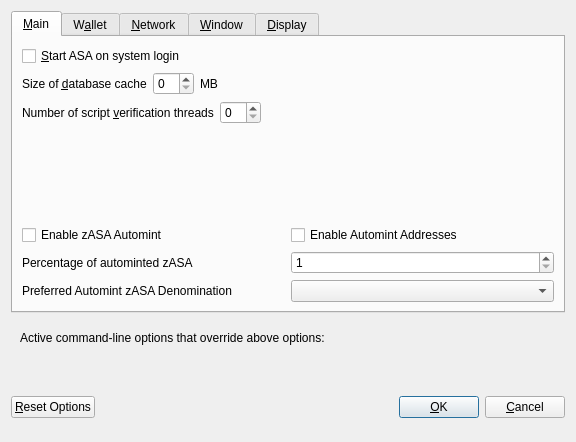
<?xml version="1.0" encoding="UTF-8"?>
<ui version="4.0">
 <class>OptionsDialog</class>
 <widget class="QDialog" name="OptionsDialog">
  <property name="geometry">
   <rect>
    <x>0</x>
    <y>0</y>
    <width>576</width>
    <height>442</height>
   </rect>
  </property>
  <property name="windowTitle">
   <string>Options</string>
  </property>
  <property name="modal">
   <bool>true</bool>
  </property>
  <layout class="QVBoxLayout" name="verticalLayout">
   <item>
    <widget class="QTabWidget" name="tabWidget">
     <property name="currentIndex">
      <number>0</number>
     </property>
     <widget class="QWidget" name="tabMain">
      <attribute name="title">
       <string>&amp;Main</string>
      </attribute>
      <layout class="QVBoxLayout" name="verticalLayout_Main">
       <item>
        <widget class="QCheckBox" name="bitcoinAtStartup">
         <property name="toolTip">
          <string>Automatically start ASA after logging in to the system.</string>
         </property>
         <property name="text">
          <string>&amp;Start ASA on system login</string>
         </property>
        </widget>
       </item>
       <item>
        <layout class="QHBoxLayout" name="horizontalLayout_2_Main">
         <item>
          <widget class="QLabel" name="databaseCacheLabel">
           <property name="text">
            <string>Size of &amp;database cache</string>
           </property>
           <property name="textFormat">
            <enum>Qt::PlainText</enum>
           </property>
           <property name="buddy">
            <cstring>databaseCache</cstring>
           </property>
          </widget>
         </item>
         <item>
          <widget class="QSpinBox" name="databaseCache"/>
         </item>
         <item>
          <widget class="QLabel" name="databaseCacheUnitLabel">
           <property name="text">
            <string>MB</string>
           </property>
           <property name="textFormat">
            <enum>Qt::PlainText</enum>
           </property>
          </widget>
         </item>
         <item>
          <spacer name="horizontalSpacer_2_Main">
           <property name="orientation">
            <enum>Qt::Horizontal</enum>
           </property>
           <property name="sizeHint" stdset="0">
            <size>
             <width>40</width>
             <height>20</height>
            </size>
           </property>
          </spacer>
         </item>
        </layout>
       </item>
       <item>
        <layout class="QHBoxLayout" name="horizontalLayout_3_Main">
         <item>
          <widget class="QLabel" name="threadsScriptVerifLabel">
           <property name="text">
            <string>Number of script &amp;verification threads</string>
           </property>
           <property name="textFormat">
            <enum>Qt::PlainText</enum>
           </property>
           <property name="buddy">
            <cstring>threadsScriptVerif</cstring>
           </property>
          </widget>
         </item>
         <item>
          <widget class="QSpinBox" name="threadsScriptVerif">
           <property name="toolTip">
            <string>(0 = auto, &lt;0 = leave that many cores free)</string>
           </property>
          </widget>
         </item>
         <item>
          <spacer name="horizontalSpacer_3_Main">
           <property name="orientation">
            <enum>Qt::Horizontal</enum>
           </property>
           <property name="sizeHint" stdset="0">
            <size>
             <width>40</width>
             <height>20</height>
            </size>
           </property>
          </spacer>
         </item>
        </layout>
       </item>
       <item>
        <spacer name="verticalSpacer_2">
         <property name="orientation">
          <enum>Qt::Vertical</enum>
         </property>
         <property name="sizeHint" stdset="0">
          <size>
           <width>20</width>
           <height>40</height>
          </size>
         </property>
        </spacer>
       </item>
       <item>
        <widget class="QWidget" name="verticalZbibOptionsWidget" native="true">
         <layout class="QVBoxLayout" name="verticalZbibOptionsLayout">
          <property name="margin">
           <number>0</number>
          </property>
          <item>
           <layout class="QHBoxLayout" name="horizontalAutomintingLayout">
            <item>
             <widget class="QCheckBox" name="checkBoxZeromintEnable">
              <property name="toolTip">
               <string>Enable automatic minting of ASA units to zASA</string>
              </property>
              <property name="layoutDirection">
               <enum>Qt::LeftToRight</enum>
              </property>
              <property name="text">
               <string>Enable zASA Automint</string>
              </property>
             </widget>
            </item>
            <item>
             <widget class="QCheckBox" name="checkBoxZeromintAddresses">
              <property name="toolTip">
               <string>Enable automatic zASA minting from specific addresses</string>
              </property>
              <property name="layoutDirection">
               <enum>Qt::LeftToRight</enum>
              </property>
              <property name="text">
               <string>Enable Automint Addresses</string>
              </property>
             </widget>
            </item>
           </layout>
          </item>
          <item>
           <layout class="QHBoxLayout" name="horizontalZmintPercentageLayout">
            <item>
             <widget class="QLabel" name="percentage_label">
              <property name="toolTip">
               <string>Percentage of incoming ASA which get automatically converted to zASA via Zerocoin Protocol (min: 10%)</string>
              </property>
              <property name="text">
               <string>Percentage of autominted zASA</string>
              </property>
             </widget>
            </item>
            <item>
             <widget class="QSpinBox" name="zeromintPercentage">
              <property name="minimum">
               <number>1</number>
              </property>
              <property name="maximum">
               <number>100</number>
              </property>
             </widget>
            </item>
           </layout>
          </item>
          <item>
           <layout class="QHBoxLayout" name="horizontalLayout" stretch="0,0">
            <property name="sizeConstraint">
             <enum>QLayout::SetFixedSize</enum>
            </property>
            <item>
             <widget class="QLabel" name="labelPreferredDenom">
              <property name="maximumSize">
               <size>
                <width>16777215</width>
                <height>16777215</height>
               </size>
              </property>
              <property name="toolTip">
               <string>Wait with automatic conversion to Zerocoin until enough ASA for this denomination is available</string>
              </property>
              <property name="text">
               <string>Preferred Automint zASA Denomination</string>
              </property>
             </widget>
            </item>
            <item>
             <widget class="QComboBox" name="preferredDenom">
              <property name="maximumSize">
               <size>
                <width>16777215</width>
                <height>27</height>
               </size>
              </property>
              <property name="toolTip">
               <string>Wait with automatic conversion to Zerocoin until enough ASA for this denomination is available</string>
              </property>
              <property name="maxVisibleItems">
               <number>9</number>
              </property>
              <property name="maxCount">
               <number>9</number>
              </property>
             </widget>
            </item>
           </layout>
          </item>
         </layout>
        </widget>
       </item>
      </layout>
     </widget>
     <widget class="QWidget" name="tabWallet">
      <attribute name="title">
       <string>W&amp;allet</string>
      </attribute>
      <layout class="QVBoxLayout" name="verticalLayout_Wallet">
       <item>
        <layout class="QHBoxLayout" name="horizontalLayout_2_Wallet">
         <item>
          <widget class="QLabel" name="labelStakeSplitThresholdText">
           <property name="text">
            <string>Stake split threshold:</string>
           </property>
          </widget>
         </item>
         <item>
          <widget class="QSpinBox" name="spinBoxStakeSplitThreshold">
           <property name="minimum">
            <number>1</number>
           </property>
           <property name="maximum">
            <number>999999</number>
           </property>
          </widget>
         </item>
        </layout>
       </item>
       <item>
        <widget class="QGroupBox" name="groupBox">
         <property name="title">
          <string>Expert</string>
         </property>
         <layout class="QVBoxLayout" name="verticalLayout_2">
          <item>
           <widget class="QCheckBox" name="coinControlFeatures">
            <property name="toolTip">
             <string>Whether to show coin control features or not.</string>
            </property>
            <property name="text">
             <string>Enable coin &amp;control features</string>
            </property>
           </widget>
          </item>
          <item>
           <widget class="QCheckBox" name="showMasternodesTab">
            <property name="toolTip">
             <string>Show additional tab listing all your masternodes in first sub-tab&lt;br/&gt;and all masternodes on the network in second sub-tab.</string>
            </property>
            <property name="text">
             <string>Show Masternodes Tab</string>
            </property>
           </widget>
          </item>
          <item>
           <widget class="QCheckBox" name="spendZeroConfChange">
            <property name="toolTip">
             <string>If you disable the spending of unconfirmed change, the change from a transaction&lt;br/&gt;cannot be used until that transaction has at least one confirmation.&lt;br/&gt;This also affects how your balance is computed.</string>
            </property>
            <property name="text">
             <string>&amp;Spend unconfirmed change</string>
            </property>
           </widget>
          </item>
         </layout>
        </widget>
       </item>
       <item>
        <spacer name="verticalSpacer_Wallet">
         <property name="orientation">
          <enum>Qt::Vertical</enum>
         </property>
         <property name="sizeHint" stdset="0">
          <size>
           <width>20</width>
           <height>40</height>
          </size>
         </property>
        </spacer>
       </item>
      </layout>
     </widget>
     <widget class="QWidget" name="tabNetwork">
      <attribute name="title">
       <string>&amp;Network</string>
      </attribute>
      <layout class="QVBoxLayout" name="verticalLayout_Network">
       <item>
        <widget class="QCheckBox" name="mapPortUpnp">
         <property name="toolTip">
          <string>Automatically open the ASA client port on the router. This only works when your router supports UPnP and it is enabled.</string>
         </property>
         <property name="text">
          <string>Map port using &amp;UPnP</string>
         </property>
        </widget>
       </item>
       <item>
        <widget class="QCheckBox" name="allowIncoming">
         <property name="toolTip">
          <string>Accept connections from outside</string>
         </property>
         <property name="text">
          <string>Allow incoming connections</string>
         </property>
        </widget>
       </item>
       <item>
        <widget class="QCheckBox" name="connectSocks">
         <property name="toolTip">
          <string>Connect to the ASA network through a SOCKS5 proxy.</string>
         </property>
         <property name="text">
          <string>&amp;Connect through SOCKS5 proxy (default proxy):</string>
         </property>
        </widget>
       </item>
       <item>
        <layout class="QHBoxLayout" name="horizontalLayout_1_Network">
         <item>
          <widget class="QLabel" name="proxyIpLabel">
           <property name="text">
            <string>Proxy &amp;IP:</string>
           </property>
           <property name="textFormat">
            <enum>Qt::PlainText</enum>
           </property>
           <property name="buddy">
            <cstring>proxyIp</cstring>
           </property>
          </widget>
         </item>
         <item>
          <widget class="QValidatedLineEdit" name="proxyIp">
           <property name="minimumSize">
            <size>
             <width>140</width>
             <height>0</height>
            </size>
           </property>
           <property name="maximumSize">
            <size>
             <width>140</width>
             <height>16777215</height>
            </size>
           </property>
           <property name="toolTip">
            <string>IP address of the proxy (e.g. IPv4: 127.0.0.1 / IPv6: ::1)</string>
           </property>
          </widget>
         </item>
         <item>
          <widget class="QLabel" name="proxyPortLabel">
           <property name="text">
            <string>&amp;Port:</string>
           </property>
           <property name="textFormat">
            <enum>Qt::PlainText</enum>
           </property>
           <property name="buddy">
            <cstring>proxyPort</cstring>
           </property>
          </widget>
         </item>
         <item>
          <widget class="QLineEdit" name="proxyPort">
           <property name="minimumSize">
            <size>
             <width>55</width>
             <height>0</height>
            </size>
           </property>
           <property name="maximumSize">
            <size>
             <width>55</width>
             <height>16777215</height>
            </size>
           </property>
           <property name="toolTip">
            <string>Port of the proxy (e.g. 9050)</string>
           </property>
          </widget>
         </item>
         <item>
          <spacer name="horizontalSpacer_1_Network">
           <property name="orientation">
            <enum>Qt::Horizontal</enum>
           </property>
           <property name="sizeHint" stdset="0">
            <size>
             <width>40</width>
             <height>20</height>
            </size>
           </property>
          </spacer>
         </item>
        </layout>
       </item>
       <item>
        <spacer name="verticalSpacer_Network">
         <property name="orientation">
          <enum>Qt::Vertical</enum>
         </property>
         <property name="sizeHint" stdset="0">
          <size>
           <width>20</width>
           <height>40</height>
          </size>
         </property>
        </spacer>
       </item>
      </layout>
     </widget>
     <widget class="QWidget" name="tabWindow">
      <attribute name="title">
       <string>&amp;Window</string>
      </attribute>
      <layout class="QVBoxLayout" name="verticalLayout_Window">
       <item>
        <widget class="QCheckBox" name="minimizeToTray">
         <property name="toolTip">
          <string>Show only a tray icon after minimizing the window.</string>
         </property>
         <property name="text">
          <string>&amp;Minimize to the tray instead of the taskbar</string>
         </property>
        </widget>
       </item>
       <item>
        <widget class="QCheckBox" name="minimizeOnClose">
         <property name="toolTip">
          <string>Minimize instead of exit the application when the window is closed. When this option is enabled, the application will be closed only after selecting Quit in the menu.</string>
         </property>
         <property name="text">
          <string>M&amp;inimize on close</string>
         </property>
        </widget>
       </item>
       <item>
        <spacer name="verticalSpacer_Window">
         <property name="orientation">
          <enum>Qt::Vertical</enum>
         </property>
         <property name="sizeHint" stdset="0">
          <size>
           <width>20</width>
           <height>40</height>
          </size>
         </property>
        </spacer>
       </item>
      </layout>
     </widget>
     <widget class="QWidget" name="tabDisplay">
      <attribute name="title">
       <string>&amp;Display</string>
      </attribute>
      <layout class="QVBoxLayout" name="verticalLayout_Display">
       <item>
        <layout class="QHBoxLayout" name="horizontalLayout_1_Display">
         <item>
          <widget class="QLabel" name="langLabel">
           <property name="text">
            <string>User Interface &amp;language:</string>
           </property>
           <property name="textFormat">
            <enum>Qt::PlainText</enum>
           </property>
           <property name="buddy">
            <cstring>lang</cstring>
           </property>
          </widget>
         </item>
         <item>
          <widget class="QValueComboBox" name="lang">
           <property name="toolTip">
            <string>The user interface language can be set here. This setting will take effect after restarting ASA.</string>
           </property>
          </widget>
         </item>
        </layout>
       </item>
       <item>
        <widget class="QLabel" name="label_3">
         <property name="toolTip">
          <string notr="true"/>
         </property>
         <property name="statusTip">
          <string notr="true"/>
         </property>
         <property name="whatsThis">
          <string notr="true"/>
         </property>
         <property name="accessibleName">
          <string notr="true"/>
         </property>
         <property name="text">
          <string>Language missing or translation incomplete? Help contributing translations here:
https://discord.gg/PENeFRWvEj</string>
         </property>
         <property name="wordWrap">
          <bool>true</bool>
         </property>
         <property name="openExternalLinks">
          <bool>true</bool>
         </property>
         <property name="textInteractionFlags">
          <set>Qt::TextBrowserInteraction</set>
         </property>
        </widget>
       </item>
       <item>
        <layout class="QHBoxLayout" name="horizontalLayout_2_Display" stretch="0,0">
         <item>
          <widget class="QLabel" name="themeLabel">
           <property name="text">
            <string>User Interface Theme:</string>
           </property>
          </widget>
         </item>
         <item>
          <widget class="QValueComboBox" name="theme"/>
         </item>
        </layout>
       </item>
       <item>
        <widget class="QWidget" name="verticalZbibDisplayWidget" native="true">
         <layout class="QVBoxLayout" name="verticalZbibDisplayLayout">
          <property name="margin">
           <number>0</number>
          </property>
          <item>
           <widget class="Line" name="line">
            <property name="orientation">
             <enum>Qt::Horizontal</enum>
            </property>
           </widget>
          </item>
          <item>
           <layout class="QHBoxLayout" name="horizontalLayout_3_Display">
            <item>
             <widget class="QLabel" name="unitLabel">
              <property name="text">
               <string>Unit to show amounts in:</string>
              </property>
              <property name="textFormat">
               <enum>Qt::PlainText</enum>
              </property>
             </widget>
            </item>
            <item>
             <widget class="QValueComboBox" name="unit">
              <property name="toolTip">
               <string>Choose the default subdivision unit to show in the interface and when sending coins.</string>
              </property>
             </widget>
            </item>
           </layout>
          </item>
          <item>
           <layout class="QHBoxLayout" name="horizontalLayout_4_Display">
            <item>
             <widget class="QLabel" name="digitsLabel">
              <property name="text">
               <string>Decimal digits</string>
              </property>
             </widget>
            </item>
            <item>
             <widget class="QValueComboBox" name="digits"/>
            </item>
           </layout>
          </item>
          <item>
           <layout class="QHBoxLayout" name="horizontalLayout_5_Display">
            <item>
             <widget class="QCheckBox" name="checkBoxHideZeroBalances">
              <property name="toolTip">
               <string>Hide empty balances</string>
              </property>
              <property name="layoutDirection">
               <enum>Qt::LeftToRight</enum>
              </property>
              <property name="text">
               <string>Hide empty balances</string>
              </property>
             </widget>
            </item>
            <item>
             <widget class="QCheckBox" name="checkBoxHideOrphans">
              <property name="toolTip">
               <string>Hide orphan stakes in transaction lists</string>
              </property>
              <property name="text">
               <string>Hide orphan stakes</string>
              </property>
             </widget>
            </item>
            <item>
             <spacer name="horizontalSpacer">
              <property name="orientation">
               <enum>Qt::Horizontal</enum>
              </property>
              <property name="sizeHint" stdset="0">
               <size>
                <width>40</width>
                <height>20</height>
               </size>
              </property>
             </spacer>
            </item>
           </layout>
          </item>
          <item>
           <layout class="QHBoxLayout" name="horizontalLayout_6_Display">
            <item>
             <widget class="QLabel" name="thirdPartyTxUrlsLabel">
              <property name="toolTip">
               <string>Third party URLs (e.g. a block explorer) that appear in the transactions tab as context menu items. %s in the URL is replaced by transaction hash. Multiple URLs are separated by vertical bar |.</string>
              </property>
              <property name="text">
               <string>Third party transaction URLs</string>
              </property>
             </widget>
            </item>
            <item>
             <widget class="QLineEdit" name="thirdPartyTxUrls">
              <property name="toolTip">
               <string>Third party URLs (e.g. a block explorer) that appear in the transactions tab as context menu items. %s in the URL is replaced by transaction hash. Multiple URLs are separated by vertical bar |.</string>
              </property>
             </widget>
            </item>
           </layout>
          </item>
         </layout>
        </widget>
       </item>
       <item>
        <spacer name="verticalSpacer">
         <property name="orientation">
          <enum>Qt::Vertical</enum>
         </property>
         <property name="sizeHint" stdset="0">
          <size>
           <width>20</width>
           <height>40</height>
          </size>
         </property>
        </spacer>
       </item>
      </layout>
     </widget>
    </widget>
   </item>
   <item>
    <widget class="QFrame" name="frame">
     <layout class="QVBoxLayout" name="verticalLayout_Bottom">
      <item>
       <layout class="QHBoxLayout" name="horizontalLayout_Bottom">
        <item>
         <widget class="QLabel" name="overriddenByCommandLineInfoLabel">
          <property name="text">
           <string>Active command-line options that override above options:</string>
          </property>
          <property name="textFormat">
           <enum>Qt::PlainText</enum>
          </property>
         </widget>
        </item>
        <item>
         <spacer name="horizontalSpacer_Bottom">
          <property name="orientation">
           <enum>Qt::Horizontal</enum>
          </property>
          <property name="sizeHint" stdset="0">
           <size>
            <width>40</width>
            <height>20</height>
           </size>
          </property>
         </spacer>
        </item>
       </layout>
      </item>
      <item>
       <widget class="QLabel" name="overriddenByCommandLineLabel">
        <property name="text">
         <string/>
        </property>
        <property name="textFormat">
         <enum>Qt::PlainText</enum>
        </property>
        <property name="wordWrap">
         <bool>true</bool>
        </property>
       </widget>
      </item>
     </layout>
    </widget>
   </item>
   <item>
    <layout class="QHBoxLayout" name="horizontalLayout_Buttons">
     <item>
      <widget class="QPushButton" name="resetButton">
       <property name="toolTip">
        <string>Reset all client options to default.</string>
       </property>
       <property name="text">
        <string>&amp;Reset Options</string>
       </property>
       <property name="autoDefault">
        <bool>false</bool>
       </property>
      </widget>
     </item>
     <item>
      <spacer name="horizontalSpacer_1">
       <property name="orientation">
        <enum>Qt::Horizontal</enum>
       </property>
       <property name="sizeHint" stdset="0">
        <size>
         <width>40</width>
         <height>48</height>
        </size>
       </property>
      </spacer>
     </item>
     <item>
      <widget class="QLabel" name="statusLabel">
       <property name="minimumSize">
        <size>
         <width>200</width>
         <height>0</height>
        </size>
       </property>
       <property name="font">
        <font>
         <weight>75</weight>
         <bold>true</bold>
        </font>
       </property>
       <property name="text">
        <string/>
       </property>
       <property name="textFormat">
        <enum>Qt::PlainText</enum>
       </property>
       <property name="wordWrap">
        <bool>true</bool>
       </property>
      </widget>
     </item>
     <item>
      <spacer name="horizontalSpacer_2">
       <property name="orientation">
        <enum>Qt::Horizontal</enum>
       </property>
       <property name="sizeHint" stdset="0">
        <size>
         <width>40</width>
         <height>48</height>
        </size>
       </property>
      </spacer>
     </item>
     <item>
      <widget class="QPushButton" name="okButton">
       <property name="text">
        <string>&amp;OK</string>
       </property>
       <property name="autoDefault">
        <bool>false</bool>
       </property>
       <property name="default">
        <bool>true</bool>
       </property>
      </widget>
     </item>
     <item>
      <widget class="QPushButton" name="cancelButton">
       <property name="text">
        <string>&amp;Cancel</string>
       </property>
       <property name="autoDefault">
        <bool>false</bool>
       </property>
      </widget>
     </item>
    </layout>
   </item>
  </layout>
 </widget>
 <customwidgets>
  <customwidget>
   <class>QValidatedLineEdit</class>
   <extends>QLineEdit</extends>
   <header>qvalidatedlineedit.h</header>
  </customwidget>
  <customwidget>
   <class>QValueComboBox</class>
   <extends>QComboBox</extends>
   <header>qvaluecombobox.h</header>
  </customwidget>
 </customwidgets>
 <resources/>
 <connections/>
</ui>
